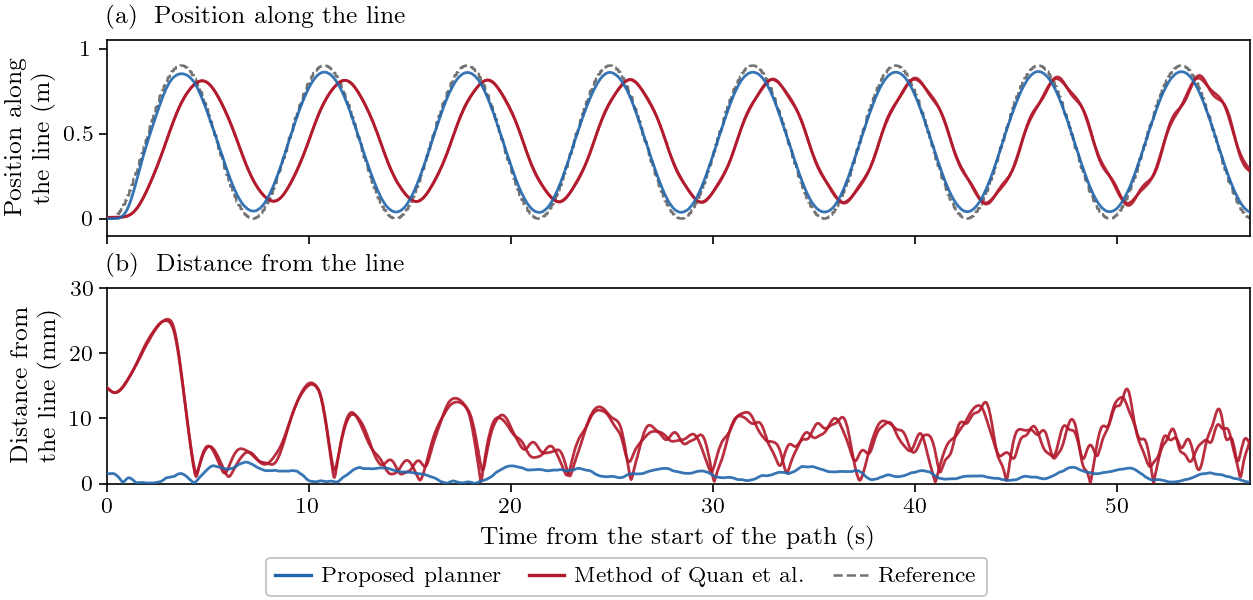

This figure's Python source:
#!/usr/bin/env python3
"""5 Nov copy of review_2026-11-02/fig_c_time.py: the legend says 'Method of Quan et al.', as the text does (Wesley 5 Nov).

fig:res_compare, redrawn 2 Nov as error over time (Wesley 2 Nov: the u-plot was too messy).

One message: on the 0.4 m/s line the proposed planner follows the reference along the line and stays within a few mm of
it, while the port of Quan et al. lags, stops short of the ends and wanders off the line. (a) the ring's position along
the line against time, with the reference dashed; (b) the ring's distance from the line against time. Time from the
path's start. Runs: the planner R2737 (the table's run), the port R2689 and R2690 (search's best gains). Data and
windows exactly as review_2026-10-23/fig_c_line.py (tools/c_metrics.py scoring), plotted against time instead.
"""
import os
import sys

import numpy as np
import pandas as pd

HERE = os.path.dirname(os.path.abspath(__file__))
sys.path.insert(0, os.path.join(HERE, '..', 'review_2026-10-23'))
import review_style as S  # noqa: E402
import c_metrics as C  # noqa: E402
import metrics as M  # noqa: E402

OURS, NET = ('R4112',), ('R4124', 'R4125')     # 7 Nov: the final comparison (F082/F083); were R2737, R2689-R2690


def line_run(rid):
    d = C.run_dirs([rid])[0]
    s = C.score(d)
    run = pd.read_csv(os.path.join(d, 'logs', 'run.csv')).drop_duplicates('t').reset_index(drop=True)
    p = C.planner_params(d)
    t = run.t.to_numpy()
    ref = run[['payload_ref_x', 'payload_ref_y', 'payload_ref_z']].to_numpy()
    act = run[['payload_x', 'payload_y', 'payload_z']].to_numpy()
    ev = M.read_event_list(d)
    t_p0 = C._first(ev, 'PATH_START')
    t_at = min(s['t_handover'], t_p0)
    sel = (t >= t_at - 1.0) & (t < t_at)
    tgt0 = np.nanmedian(ref[sel][-5:], axis=0)
    own0 = np.array([float(np.interp(t_p0, t, ref[:, c])) for c in range(3)])
    off = own0 - tgt0
    x0, dist = own0[0] - off[0], float(p.get('traj_distance', 1.0))
    cf = M.segment_error(act, x0, x0 + dist, ref[:, 1] - off[1], ref[:, 2] - off[2], past_end=False)
    w0, w1 = s['window']
    win = (t >= w0) & (t <= w1)
    return t[win] - t_p0, act[win, 0] - x0, ref[win, 0] - off[0] - x0, cf[win], dist


def main():
    S.setup()
    fig = S.figure('full', 3.0)
    axs = fig.subplots(2, 1, sharex=True)
    tmax = 0
    for rids, col in ((NET, S.RED), (OURS, S.BLUE)):
        for k, rid in enumerate(rids):
            tt, u, uref, e, dist = line_run(rid)
            if rid == OURS[0]:
                axs[0].plot(tt, uref, color='0.45', lw=0.9, ls='--', zorder=1)
            axs[0].plot(tt, u, color=col, lw=1.0, alpha=0.9, zorder=3)
            axs[1].plot(tt, 1000 * e, color=col, lw=1.0, alpha=0.9, zorder=3)
            tmax = max(tmax, tt.max())
            print(rid, f'{tt.min():.1f}..{tt.max():.1f} s, cf rms {1000*np.sqrt(np.mean(e**2)):.1f} mm')
    axs[0].set_ylabel('Position along\nthe line (m)')
    axs[0].set_yticks([0, 0.5, 1])
    axs[0].set_yticklabels(['0', '0.5', '1'])
    axs[1].set_ylabel('Distance from\nthe line (mm)')
    axs[1].set_xlabel('Time from the start of the path (s)')
    axs[1].set_xlim(0, min(tmax, 60))
    axs[1].set_ylim(0, 30)
    axs[0].set_ylim(-0.1, dist + 0.15)
    S.panel(axs[0], 'a', 'Position along the line')
    S.panel(axs[1], 'b', 'Distance from the line')
    import matplotlib.lines as ml
    h = [ml.Line2D([], [], color=S.BLUE, lw=1.2), ml.Line2D([], [], color=S.RED, lw=1.2),
         ml.Line2D([], [], color='0.45', lw=0.9, ls='--')]
    S.ps.legend_below(fig, h, ["Proposed planner", 'Method of Quan et al.', 'Reference'], ncol=3)
    fig.savefig(os.path.join(HERE, 'fig_c_time.pdf'))
    fig.savefig(os.path.join(HERE, 'fig_c_time.png'), dpi=200)


if __name__ == '__main__':
    main()
